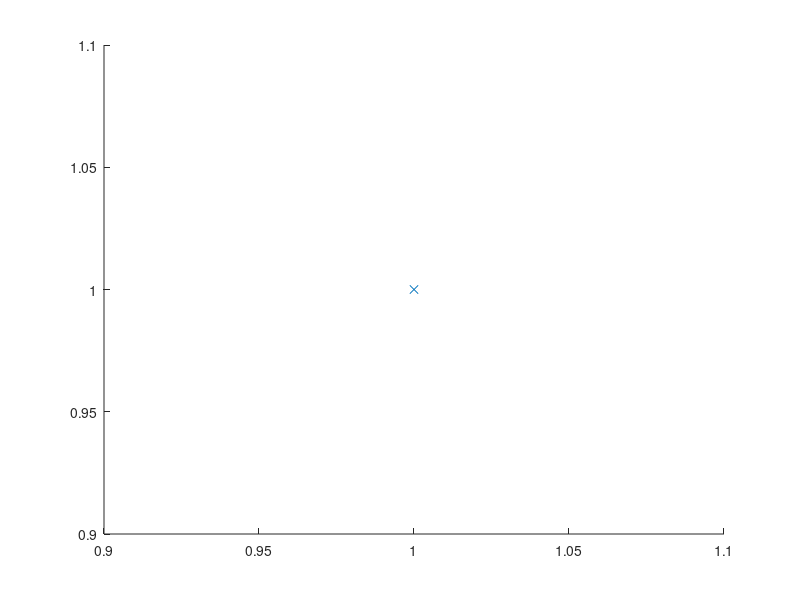

This figure's MATLAB source:
clear

data = [];

time=[1,2,3];
genFirstPos = [1,3,2];
integrase = [1,0,0];
replication = [1,1,1];
death = [1,0,0];

data(:,1) = time;
data(:,2) = genFirstPos;
data(:,3) = integrase;
data(:,4) = replication;
data(:,5) = death;
S = 100; % size of a circle



for i = 1:length(time)
  
 
 %check if the cell did not die
    if death(i) == 0
        continue;
    else
        scatter(time(i),1,'x');
        break
    end
    
    % colour the circle based on which gene is in the first position
    hold on

 if genFirstPos(i) > 2. 
    scatter(time(i),1,S,'MarkerFaceColor','red');
 elseif genFirstPos(i) < 3 && genFirstPos(i)>1
    scatter(time(i),1,S,'MarkerFaceColor','blue');
 else
    scatter(time(i),1,S,'MarkerFaceColor','green');
 end
 
     if integrase (i) == 1
         plot([time(i),time(i+1)],[1,1],'b')
     else
         plot([time(i),time(i+1)],[1,1],'b--')
     end
 
end


